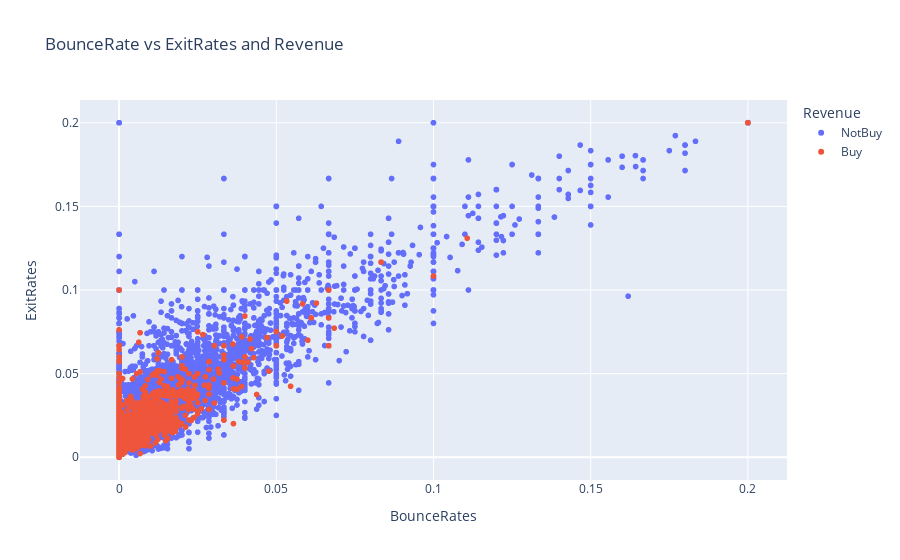

The code cell stored with this chart in its notebook:
### Markdown cell above
## BounceRates vs ExitRates with Revenue

### Code cell
fig = px.scatter(df,x= 'BounceRates',y='ExitRates',orientation ='v',color='Revenue', title="BounceRate vs ExitRates and Revenue")
fig.show()

### Figure 1 — Plotly figure (JSON) as saved in the notebook; plotly's stock layout.template omitted (floating-point values rounded to 4 significant figures; data arrays with more than 128 entries replaced by an {"elided": "..."} marker saying what was removed)
{"data": [{"hovertemplate": "Revenue=NotBuy<br>BounceRates=%{x}<br>ExitRates=%{y}<extra></extra>", "legendgroup": "NotBuy", "marker": {"color": "#636efa", "symbol": "circle"}, "mode": "markers", "name": "NotBuy", "showlegend": true, "type": "scattergl", "x": {"elided": "10422 float values"}, "xaxis": "x", "y": {"elided": "10422 float values"}, "yaxis": "y"}, {"hovertemplate": "Revenue=Buy<br>BounceRates=%{x}<br>ExitRates=%{y}<extra></extra>", "legendgroup": "Buy", "marker": {"color": "#EF553B", "symbol": "circle"}, "mode": "markers", "name": "Buy", "showlegend": true, "type": "scattergl", "x": {"elided": "1908 float values"}, "xaxis": "x", "y": {"elided": "1908 float values"}, "yaxis": "y"}], "layout": {"legend": {"title": {"text": "Revenue"}, "tracegroupgap": 0}, "title": {"text": "BounceRate vs ExitRates and Revenue"}, "xaxis": {"anchor": "y", "domain": [0, 1], "title": {"text": "BounceRates"}}, "yaxis": {"anchor": "x", "domain": [0, 1], "title": {"text": "ExitRates"}}}}
